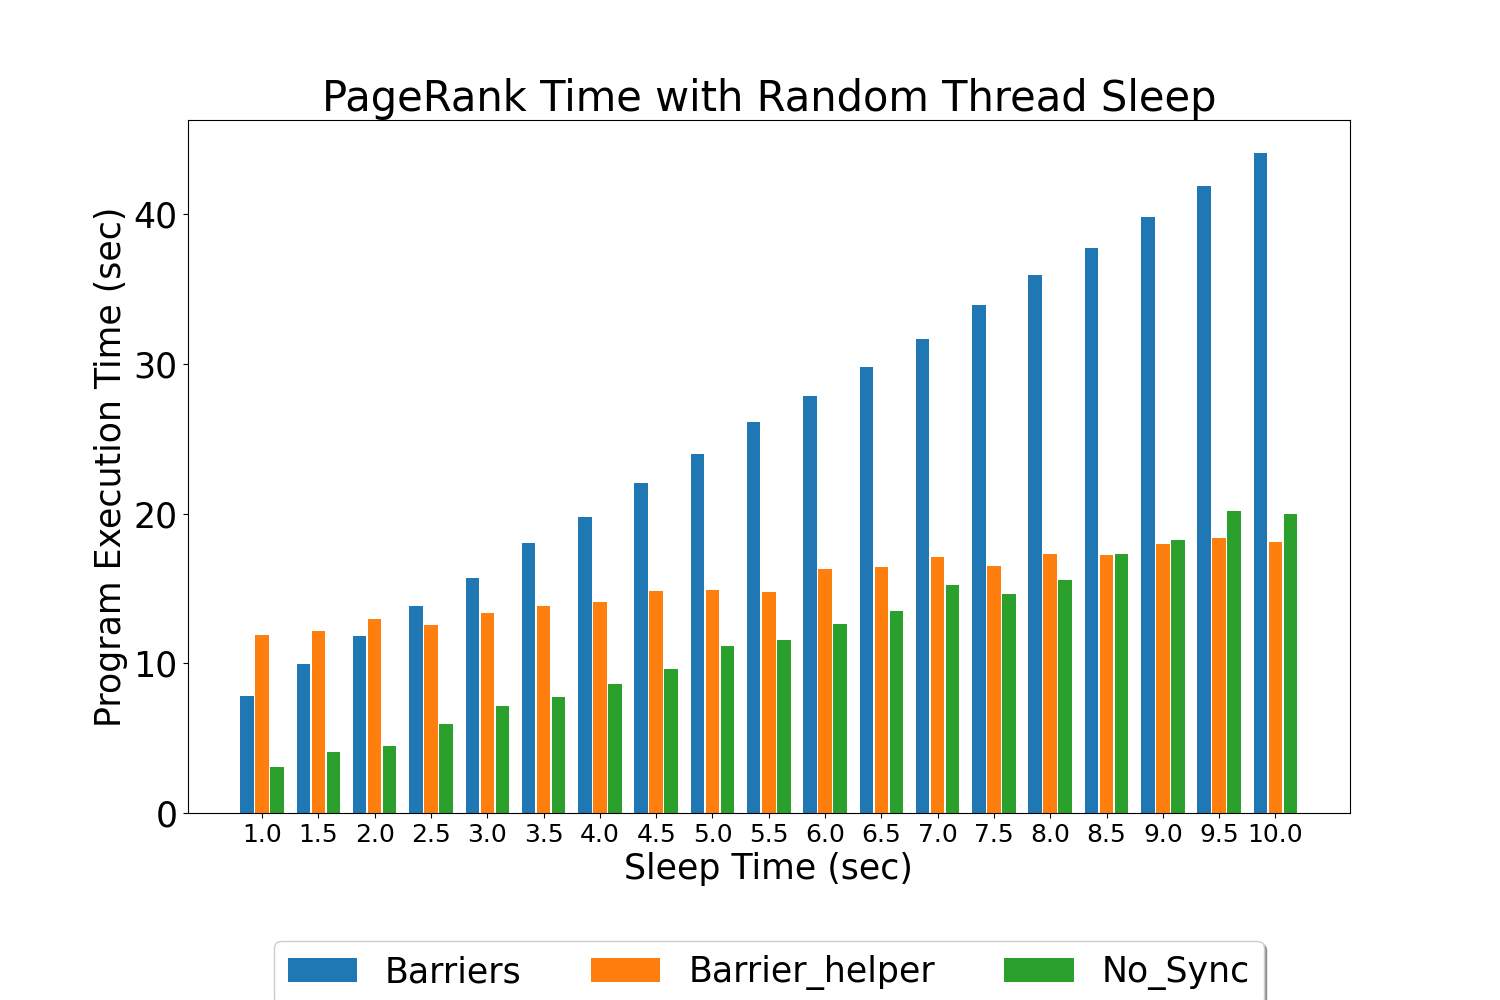

This chart was generated by the following Python code:
import os
import numpy as np
import matplotlib.pyplot as plt

#programs = ["Barriers.cpp", "Barrier_KK.cpp", "Barrier_helper_sleep.cpp", "Barrier_helper_KK.cpp", "No_Sync.cpp", "No_Sync_KK.cpp"]
programs = ["Barriers.cpp", "Barrier_helper.cpp", "No_Sync.cpp"]
inpt = "70.txt"
sleeps = [100, 150, 200, 250, 300, 350, 400, 450, 500, 550, 600, 650, 700, 750, 800, 850, 900, 950, 1000]
files = os.listdir(".")

plot_data = []
for sz in sleeps :
    times = []
    seq_time = 0.0
    for program in programs :
        time_val = 0.0
        for count in range(0, 1) :
            file = program[:-4] + "_" + inpt[:-4] + "_thd_32_" + str(count) + "_sleep_" + str(sz) + ".txt"
            first_line=open(program[:-4] + "_" + inpt[:-4] + "_thd_32_" + str(count) + "_sleep_" + str(sz) + ".txt").readline().rstrip()
            time_val += float(first_line)
        times.append(float(time_val))
    plot_data.append(times)

dic_data = {}
_data = list(map(list, zip(*plot_data)))
for d in range(len(_data)) :
    dic_data[programs[d][:-4]] = _data[d]

def bar_plot(ax, data, colors=None, total_width=0.8, single_width=1, legend=True):
    # Check if colors where provided, otherwhise use the default color cycle
    if colors is None:
        colors = plt.rcParams['axes.prop_cycle'].by_key()['color']

    # Number of bars per group
    n_bars = len(data)

    # The width of a single bar
    bar_width = total_width / n_bars

    # List containing handles for the drawn bars, used for the legend
    bars = []

    # Iterate over all data
    for i, (name, values) in enumerate(data.items()):
        # The offset in x direction of that bar
        x_offset = (i - n_bars / 2) * bar_width + bar_width / 2

        # Draw a bar for every value of that type
        for x, y in enumerate(values):
            bar = ax.bar(x + x_offset, y, width=bar_width * single_width, color=colors[i % len(colors)])

        # Add a handle to the last drawn bar, which we'll need for the legend
        bars.append(bar[0])

    ax.set_title('PageRank Time with Random Thread Sleep', fontsize=30)
    ax.set_xlabel('Sleep Time (sec)', fontsize=25)
    ax.set_ylabel('Program Execution Time (sec)', fontsize=25)
    ax.set_xticks(np.arange(len(sleeps)))
    ax.set_xticklabels([str(x/100) for x in sleeps])
    ax.tick_params(axis="x", labelsize=18)
    ax.tick_params(axis="y", labelsize=25)
    #ax.set_yticks(np.arange(10), [str(max_val/(10-x)) for x in range(10)])
    #ax.set_yticklabels([str(max_val/(10-x)) for x in range(10)], fontsize=14)
    # Draw legend if we need
    if legend:
        box = ax.get_position()
        ax.set_position([box.x0, box.y0 + box.height * 0.1, box.width, box.height * 0.9])
        ax.legend(bars, data.keys(), loc="upper center", bbox_to_anchor=(0.5, -0.16), fancybox=True, shadow=True, ncol=8, prop={"size":25})

fig, ax = plt.subplots(figsize=(15,10))
bar_plot(ax, dic_data, total_width=.8, single_width=.9)
plt.savefig("plot_5.png")
